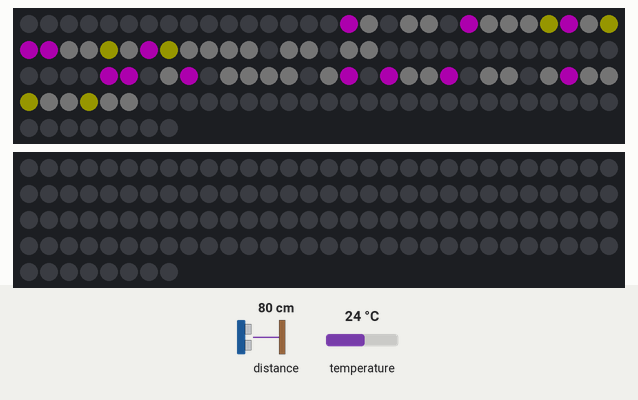
Recording of a sketch running on a simulated Arduino Uno, built with avr-gcc and run on an emulated ATmega328P. Shown: 2 × 128 RGB LEDs in strip order, left to right, continuing on the next row. The test bench sets the inputs (shaded band); at power-on: distance to the obstacle 80 cm, temperature 24 °C. Dim RGB values are drawn brighter than linear; the local clock reads 2024-03-15 10:24:30 at power-on unless the sketch sets it.

Above: at 2.5 s.
2.6 s: distance to the obstacle set to 2 cm
At 4.7 s:
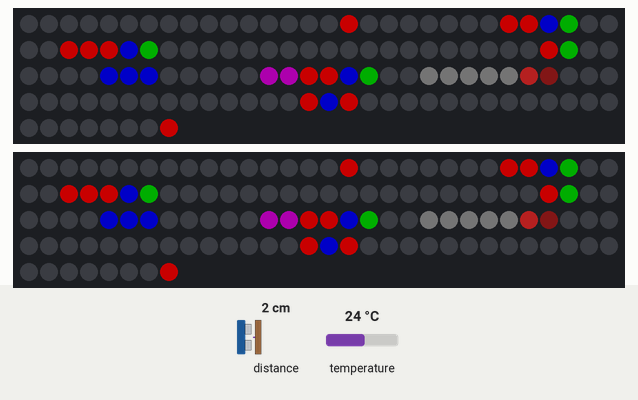
5.6 s: temperature set to 12 °C
7.5 s: temperature set to 19 °C
10.5 s: temperature set to 28 °C
Timing chart, 0 to 13.5 s (numbered marks = the images above; inputs shaded):
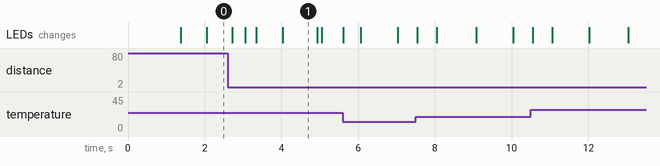

The sketch:

ColorfulClock.ino
```cpp
// (licence header left out)
#include "Display.h"
#include "RomanDisplay.h"
#include "BCDDisplay.h"
#include "StandardDisplay.h"
#include "RTC.h"
#include "ToFSensor.h"

#define NUM_DISPLAYS 3

Display *display;
RTC *rtc;
ToFSensor *tofSensor;

byte activeDisplayIndex = 0;
bool displayDimmed = false;

void setup()
{
    Serial.begin(115200);
    rtc = new RTC();

    rtc->initialize();

    display = new BCDDisplay(rtc);
    tofSensor = new ToFSensor(onAction);
}

void changeClock()
{
    activeDisplayIndex = (activeDisplayIndex + 1) % NUM_DISPLAYS;
    delete display;
    switch (activeDisplayIndex)
    {
    case 0:
        display = new BCDDisplay(rtc);
        break;
    case 1:
        display = new RomanDisplay(rtc);
        break;
    case 2:
        display = new StandardDisplay(rtc);
        break;
    }
}

void toggleDim()
{
    displayDimmed = !displayDimmed;
}

void onAction(uint8_t action)
{
    switch (action)
    {
    case 1:
        changeClock();
        break;
    case 2:
        toggleDim();
        break;
    }
}

void loop()
{
    tofSensor->loop();
    display->activityIndicator = tofSensor->isActive();
    display->setBrightness(displayDimmed ? 50 : 100);
    display->loop();
}
```

BCDDisplay.cpp
```cpp
// (licence header left out)
#include "BCDDisplay.h"

BCDDisplay::BCDDisplay(RTC *rtc) : Display(rtc)
{
}

void BCDDisplay::loop()
{
    this->clearDisplay();
    this->printNumber(this->rtc->getHours(), 0);
    this->printNumber(this->rtc->getMinutes(), 1);
    this->printNumber(this->rtc->getSeconds(), 2);
    this->printNumber(this->rtc->getDay(), 3);
    this->printNumber(this->rtc->getMonth(), 4);
    this->printNumber(this->rtc->getYear(), 5);

    CRGB dotsColor = CRGB::Yellow;
    dotsColor.fadeToBlackBy(200);
    this->leds[16+10] = dotsColor;
    this->leds[16+13] = dotsColor;
    this->leds[16+18] = dotsColor;
    this->leds[16+21] = dotsColor;
    this->leds[32+58] = dotsColor;
    this->leds[32+61] = dotsColor;

    this->show();
}

void BCDDisplay::printNumber(byte number, byte position)
{
    byte rootPosition = (position * 3);
    if (position > 2)
    {
        rootPosition = 48 + ((position - 3) * 3);
    }
    rootPosition +=16;

    byte tens = number / 10;
    for (byte ix = 0; ix < 4; ix++)
    {
        this->leds[rootPosition + (ix * 8)] = (tens & (1 << ix)) ? CRGB::Purple : CRGB(5,5,5);
    }

    byte units = number % 10;
    for (byte ix = 0; ix < 4; ix++)
    {
        this->leds[1 + rootPosition + (ix * 8)] = (units & (1 << ix)) ? CRGB::Purple : CRGB(5,5,5);
    }
}
```

BCDDisplay.h
```cpp
// (licence header left out)
#ifndef ___BCD_DISPLAY_H__
#define ___BCD_DISPLAY_H__

#include "Display.h"

class BCDDisplay : public Display
{
public:
    BCDDisplay(RTC *rtc);
    void loop();

private:
    void printNumber(byte number, byte position);
};

#endif
```

Display.cpp
```cpp
// (licence header left out)
#include "Display.h"

Display::Display(RTC *rtc)
{
    this->rtc = rtc;
    FastLED.addLeds<WS2812, PIN_LED_DATA, GRB>(this->leds, NUM_LEDS);
    FastLED.setBrightness(127);
}

void Display::setBrightness(byte brightness)
{
    FastLED.setBrightness(brightness);
}


void Display::clearDisplay()
{
    for (int ix = 0; ix < NUM_LEDS; ix++)
    {
        this->leds[ix] = DISPLAY_BLANK;
    }

    if(this->activityIndicator) {
        this->leds[NUM_LEDS - 1] = CRGB::Red;
    }
}

void Display::show()
{
    FastLED.show();
}
```

Display.h
```cpp
// (licence header left out)
#ifndef __COLORFULCLOCK_DISPLAY_H__
#define __COLORFULCLOCK_DISPLAY_H__

#include <FastLED.h>
#include "RTC.h"

#define NUM_LEDS 128
#define PIN_LED_DATA 4
#define DISPLAY_BLANK CRGB::Black

class Display
{
public:
    Display(RTC *rtc);
    void setBrightness(byte brightness);
    virtual void loop() = 0;
    bool activityIndicator = false;

protected:
    void clearDisplay();
    void show();
    CRGB leds[NUM_LEDS];
    RTC *rtc;
};

#endif
```

RTC.cpp
```cpp
// (licence header left out)
#include "RTC.h"

#define DS3234_CS_PIN 10
#define DS3234_VCC_PIN A1
#define DS3234_GND_PIN A2

////////////////////////////////////////////////////////////////////////////////
//
void RTC::initialize()
{
    Wire.begin();
    //rtc.set(0, 54, 17, 5, 22, 5, 20);
}

void RTC::setTime(int v_hour, int v_minute, int v_second)
{
    //this->rtc.set(this->getSeconds(), this->getMinutes(), this->getHours(), 3, 13, 5, 20);
}

byte RTC::getHours()
{
    this->rtc.refresh();
    return this->rtc.hour();
}

byte RTC::getMinutes()
{
    this->rtc.refresh();
    return this->rtc.minute();
}

byte RTC::getSeconds()
{
    this->rtc.refresh();
    return this->rtc.second();
}

byte RTC::getDay()
{
    this->rtc.refresh();
    return this->rtc.day();
}

byte RTC::getDayOfWeek()
{
    this->rtc.refresh();
    return this->rtc.dayOfWeek();
}

byte RTC::getMonth()
{
    this->rtc.refresh();
    return this->rtc.month();
}

byte RTC::getYear()
{
    this->rtc.refresh();
    return this->rtc.year();
}

byte RTC::getTemperature()
{
    this->rtc.refresh();
    return this->rtc.temp() / 100;
}
```

RTC.h
```cpp
// (licence header left out)
#ifndef __RTC_H__
#define __RTC_H__

#include <Arduino.h>
#include "Wire.h"
#include "uRTCLib.h"
class RTC
{
public:
  void initialize();
  void setTime(int v_hour, int v_minute, int v_second);
  byte getHours();
  byte getMinutes();
  byte getSeconds();
  byte getMonth();
  byte getDay();
  byte getYear();
  byte getDayOfWeek();
  byte getTemperature();
private:
  uRTCLib rtc = uRTCLib(0x68);
};

#endif
```

RomanDisplay.cpp
```cpp
// (licence header left out)
#include "RomanDisplay.h"

RomanDisplay::RomanDisplay(RTC *rtc) : Display(rtc)
{
}

void RomanDisplay::loop()
{
    this->clearDisplay();
    this->printNumber(this->rtc->getHours(), 8 * 2, 8);
    this->printNumber(this->rtc->getMinutes(), 8 * 3, 8);
    this->printNumber(this->rtc->getSeconds(), 8 * 4, 8);
    this->printNumber(this->rtc->getDay(), 8 * 7, 8);
    this->printNumber(this->rtc->getMonth(), 8 * 8, 8);
    this->printNumber(2000 + this->rtc->getYear(), 8 * 9, 8);
    this->printDOoW(this->rtc->getDayOfWeek() - 1, 8 * 10);
    this->printNumber(this->rtc->getTemperature() - TEMPERATURE_OFFSET, 8 * 13, 8);

    this->show();
}

void RomanDisplay::convertToRoman(unsigned int number, char *result)
{
    struct
    {
        unsigned int value;
        const char *symbols;
    } romanDigits[] = {
        {1000, "M"},
        {50, "L"},
        {40, "XL"},
        {10, "X"},
        {9, "IX"},
        {5, "V"},
        {4, "IV"},
        {1, "I"}};

    strcpy(result, "");
    while (number)
    {
        for (int ix = 0; ix < sizeof(romanDigits) / sizeof(*romanDigits); ix++)
        {
            if (number >= romanDigits[ix].value)
            {
                number -= romanDigits[ix].value;
                strcat(result, romanDigits[ix].symbols);
                break;
            }
        }
    }
}

void RomanDisplay::printNumber(unsigned int number, byte startIndex, byte sectionLength)
{
    char romanNumeralBuffer[10];
    convertToRoman(number, romanNumeralBuffer);

    //startIndex += ((sectionLength - 2 * strlen(romanNumeralBuffer)) >> 1);

    CRGB colour = CRGB::White;

    for (char *bufferIterator = romanNumeralBuffer; *bufferIterator; ++bufferIterator)
    {
        {
            switch (*bufferIterator)
            {
            case 'I':
                colour = ROMAN_DISPLAY_I;
                break;
            case 'V':
                colour = ROMAN_DISPLAY_V;
                break;
            case 'X':
                colour = ROMAN_DISPLAY_X;
                break;
            case 'L':
                colour = ROMAN_DISPLAY_L;
                break;
            case 'M':
                colour = ROMAN_DISPLAY_M;
                break;
            }

            // Due to mechanical limiations in the proto it was more handy to
            // have leds indexed counterclockwise, however, it's far more logical
            // to read the clock clocwise. We fix it here because software is
            // cheaper than disassembling and rewiring.
            this->leds[startIndex] = colour;
            startIndex += 1;
        }
    }
}

void RomanDisplay::printDOoW(byte number, byte startIndex)
{
    for (byte ix = 0; ix < 7; ix++)
    {
        this->leds[startIndex + ix] = ix < 5 ? CRGB(4,4,4) : CRGB(16,4,4);
    }
    this->leds[startIndex + number] = number < 5 ? CRGB::Violet : CRGB(160,30,30);
}
```

RomanDisplay.h
```cpp
// (licence header left out)
#ifndef __ROMAN_DISPLAY_H__
#define __ROMAN_DISPLAY_H__

#include "Display.h"

#define ROMAN_DISPLAY_BLANK CRGB(0, 0, 0)
#define ROMAN_DISPLAY_I CRGB::Blue;
#define ROMAN_DISPLAY_V CRGB::Green;
#define ROMAN_DISPLAY_X CRGB::Red;
#define ROMAN_DISPLAY_L CRGB::Yellow;
#define ROMAN_DISPLAY_M CRGB::Purple;
#define TEMPERATURE_OFFSET 5

class RomanDisplay : public Display
{
public:
    RomanDisplay(RTC *rtc);
    void loop();

private:
    void convertToRoman(unsigned int number, char *result);
    void printNumber(unsigned int number, byte startIndex, byte sectionLength);
    void printDOoW(byte number, byte startIndex);
};

#endif
```

StandardDisplay.cpp
```cpp
// (licence header left out)
#include "StandardDisplay.h"

StandardDisplay::StandardDisplay(RTC *rtc) : Display(rtc)
{
}

void StandardDisplay::loop()
{
    this->clearDisplay();
    this->printNumber(this->rtc->getHours() / 10, 0);
    this->printNumber(this->rtc->getHours() % 10, 1);
    this->printNumber(this->rtc->getMinutes() / 10, 2);
    this->printNumber(this->rtc->getMinutes() % 10, 3);
    this->printNumber(this->rtc->getSeconds() / 10, 4);
    this->printNumber(this->rtc->getSeconds() % 10, 5);

    // CRGB dotsColor = CRGB::Yellow;
    // dotsColor.fadeToBlackBy(200);
    // this->leds[16 + 10] = dotsColor;
    // this->leds[16 + 13] = dotsColor;
    // this->leds[16 + 18] = dotsColor;
    // this->leds[16 + 21] = dotsColor;
    // this->leds[32 + 58] = dotsColor;
    // this->leds[32 + 61] = dotsColor;

    this->show();
}

void StandardDisplay::printNumber(byte number, byte position)
{
    byte rootPosition = ((position % 2) * 4);
    rootPosition += (position / 2) * 40;

    for (byte row = 0; row < 5; row++)
    {
        uint8_t pixels = this->digits3x5[8][row];

        for (byte col = 0; col < 3; col++)
        {
            if ((pixels & (1 << (2 - col))))
            {
                this->leds[rootPosition + col + (row * 8)] = this->segmentsColors[position / 2][1];
            }
        }
    }

    for (byte row = 0; row < 5; row++)
    {
        uint8_t pixels = this->digits3x5[number][row];

        for (byte col = 0; col < 3; col++)
        {
            if ((pixels & (1 << (2 - col))))
            {
                this->leds[rootPosition + col + (row * 8)] = this->segmentsColors[position / 2][0];
            }
        }
    }
}
```

StandardDisplay.h
```cpp
// (licence header left out)
#ifndef ___STANDARD_DISPLAY_H__
#define ___STANDARD_DISPLAY_H__

#include "Display.h"

class StandardDisplay : public Display
{
public:
    StandardDisplay(RTC *rtc);
    void loop();

private:
    void printNumber(byte number, byte position);

    uint8_t digits3x5[10][5] = {
        {7, 5, 5, 5, 7},
        {1, 1, 1, 1, 1},
        {7, 1, 7, 4, 7},
        {7, 1, 7, 1, 7},
        {5, 5, 7, 1, 1},
        {7, 4, 7, 1, 7},
        {7, 4, 7, 5, 7},
        {7, 1, 1, 1, 1},
        {7, 5, 7, 5, 7},
        {7, 5, 7, 1, 7}};

 CRGB segmentsColors[3][2] = {
        {CRGB::DarkRed, CRGB(4, 0, 0)},
        {CRGB::Yellow, CRGB(4, 4, 0)},
        {CRGB::DarkGreen, CRGB(0, 4, 0)}};
    // CRGB segmentsColors[3][2] = {
    //     {CRGB::DarkRed, CRGB(4, 0, 0)},
    //     {CRGB::DarkGreen, CRGB(0, 4, 0)},
    //     {CRGB::Yellow, CRGB(4, 4, 0)}};
};

#endif
```

ToFSensor.cpp
```cpp
#include "ToFSensor.h"

ToFSensor::ToFSensor(void (*actionCallback)(uint8_t action))
{
    Wire.begin();
    this->sensor = new VL53L0X();
    this->sensor->setTimeout(500);
    this->sensor->init();
    this->sensor->startContinuous();
    this->calibrate();
    this->actionCallback = actionCallback;
}

void ToFSensor::calibrate()
{
    for (uint8_t ix = 0; ix < 10; ix++)
    {
        uint16_t distanceMilliMeters = this->sensor->readRangeContinuousMillimeters();
        this->averageDistance = (this->averageDistance * 0.9) + (distanceMilliMeters * 0.1);
        delay(100);
    }
}

void ToFSensor::loop()
{
    if (!this->sensor->timeoutOccurred())
    {
        uint16_t distanceMilliMeters = this->sensor->readRangeContinuousMillimeters();
        this->averageDistance = max(1, (this->averageDistance * 0.9) + (distanceMilliMeters * 0.1));

        bool beamCurrentlyCut = distanceMilliMeters < (this->averageDistance * 0.8);

        if (beamCurrentlyCut && !this->beamCut)
        {
            this->lastBeamCutTime = millis();
            this->beamCuts++;
            delay(100);
        }

        this->beamCut = beamCurrentlyCut;
    }

    if (this->beamCuts && millis() - lastBeamCutTime > GESTURE_TIMEOUT_MS)
    {
        this->actionCallback(this->beamCuts);
        this->beamCuts = 0;
    }
}

bool ToFSensor::isActive()
{
    return this->beamCut;
}
```

ToFSensor.h
```cpp
#ifndef __TOF_SENSOR__
#define __TOF_SENSOR__

#include <Wire.h>
#include <VL53L0X.h>

#define GESTURE_TIMEOUT_MS 700

class ToFSensor
{
public:
    ToFSensor(void (*actionCallback)(uint8_t action));
    void loop();
    bool isActive();

private:
    VL53L0X *sensor;
    uint16_t averageDistance;
    unsigned long lastBeamCutTime = 0;
    bool beamCut = false;
    uint8_t beamCuts = 0;
    void (*actionCallback)(uint8_t action);
    void calibrate();
};

#endif
```

Measured:
- after the input at 2.6 s, the LEDs: first change after 0.12 s (image 1 shows a later state)
